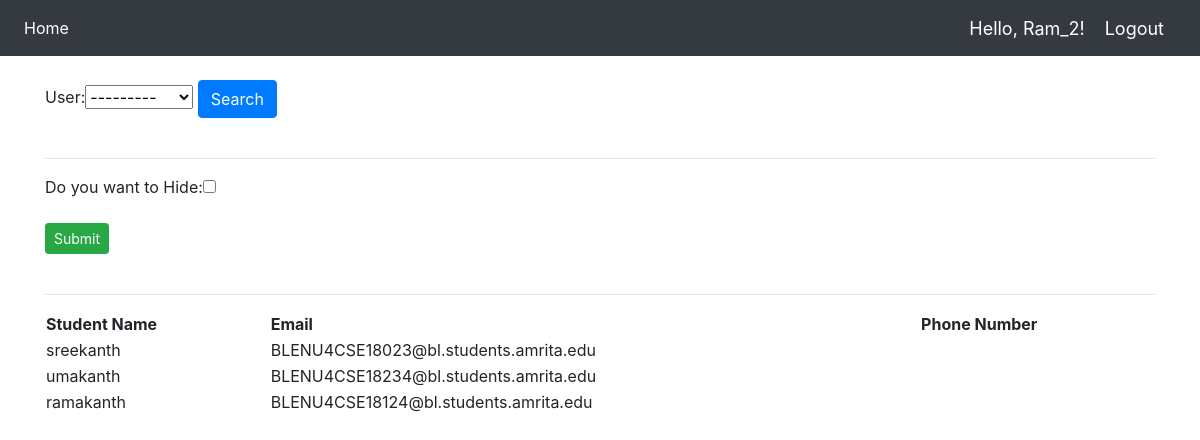
Before: /warden/room/student/list/4 (signed in) with the older database file.
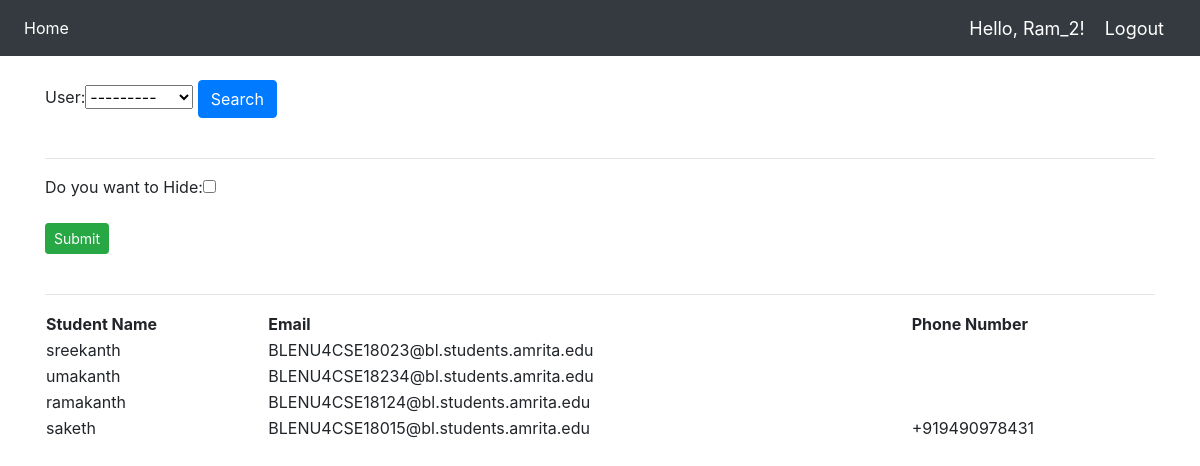
After: the same page with the newer database file.
### hostelapp/models.py (models this page shows)
class student_room(models.Model):
    user = models.OneToOneField(User, limit_choices_to={'groups__name': "student"}, on_delete=models.CASCADE,
                                null=False,
                                unique=True)
    user_room = models.ForeignKey(room, on_delete=models.CASCADE, null=False)
    def __str__(self):
        return f'{self.user} {self.user_room}'

### accounts/models.py (models this page shows)
class CustomUser(AbstractUser):
    Gender = models.CharField(max_length=6, choices=GENDER_CHOICES)
    DOB = models.DateField(max_length=8, blank=True,null=True)
    phone_regex = RegexValidator(regex=r'^\+?1?\d{9,15}$',
                                 message="Phone number must be entered in the format: '+999999999'. Up to 15 digits allowed.")
    phone_number = models.CharField(validators=[phone_regex], max_length=17, blank=True)  # validators should be a list

### accounts/decorators.py (the view)
        def wrapper_func(request, *args, **kwargs):
            group = None
            if request.user.groups.exists():
                group = request.user.groups.all()[0].name
            if group in allowed_roles:
                return view_func(request, *args, **kwargs)
            else:
                message = "You are not authorized to view this page"
                messages.success(request, message)
                return redirect('default_home_name')

### Wardenapp/forms.py
class hidden_room_form(forms.ModelForm):
    class Meta:
        model = room
        fields = ['hide']

### Wardenapp/views.py (called while the page is built)
@allowed_users(allowed_roles=['warden'])
def student_view(request, pk):
    student_list = student_room.objects.filter(user_room_id=pk)
    myFilter = student_roomFilter(request.GET, queryset=student_list)
    student_list = myFilter.qs
    sroom = room.objects.get(id=pk)
    form_hide = hidden_room_form(instance=sroom)
    if request.method == 'POST':
        form_hide = hidden_room_form(request.POST, instance=sroom)
        if form_hide.is_valid():
            form_hide.save()
            message = "hidden done!"
            messages.success(request, message)
    context = {'student_list': student_list, 'myFilter': myFilter, 'form_hide': form_hide}
    print(student_list)
    return render(request, 'Wardenapp/student_rooms.html', context)

### hostelapp/models.py (called while the page is built)
    def __str__(self):
        return self.Block_Name

    def __str__(self):
        return str(str(self.Room_No) + " " + str(self.Block_Name))

### Wardenapp/templates/Wardenapp/student_rooms.html (shortened to what this page needs)
{% extends 'Wardenapp/main.html' %}
{% block content %}
    <form method="get">
        {{ myFilter.form }}
        <button class="btn btn-primary" type="submit">
            Search
        </button>
    </form>
    <br>
    <hr>
    <form method="POST" action="">
        <p>Do you want to {{ form_hide }} </p>
        <input class="btn btn-primary btn-sm btn-success" type="submit" name="update">
    </form>
    <br>
    <hr>
    <table style="width:100%">
        <tr>
            <th>Student Name</th>
            <th>Email</th>
            <th>Phone Number</th>
        </tr>
        {% for i in student_list %}
            <tr>
                <td>{{ i.user }}</td>
                <td>{{ i.user.email }}</td>
                <td>{{ i.user.phone_number }}</td>
            </tr>
        {% endfor %}
    </table>
{% endblock %}

Changed rows visible on the page:
added student_room: user "saketh", user.email "BLENU4CSE18015@bl.students.amrita.edu", user.phone_number "+919490978431"
